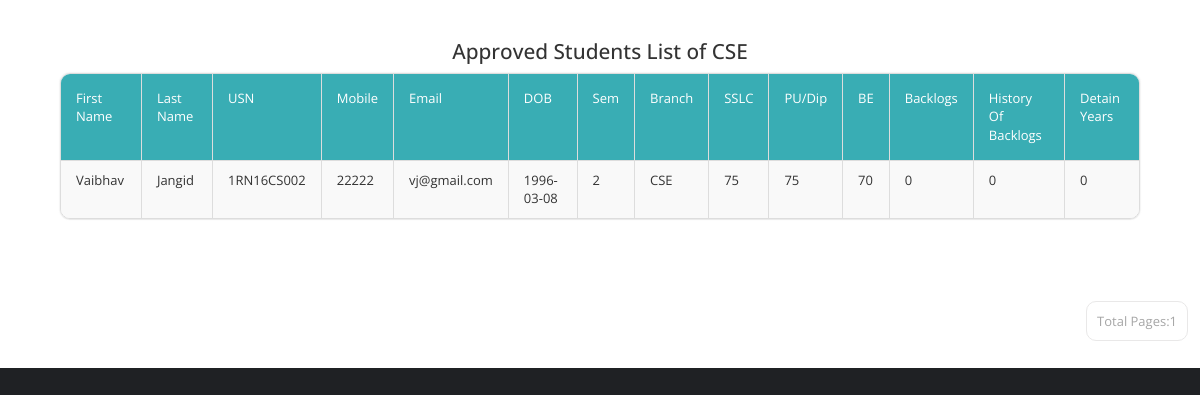
The page /Profilers/PProfile/cse.php (signed in) on the database its author committed.
### tables this page shows
CREATE TABLE `basicdetails` (
  `Id` int(11) NOT NULL,
  `FirstName` varchar(25) NOT NULL,
  `LastName` varchar(25) NOT NULL,
  `USN` varchar(10) NOT NULL,
  `Mobile` bigint(11) NOT NULL,
  `Email` varchar(255) NOT NULL,
  `DOB` date NOT NULL,
  `Sem` int(11) NOT NULL,
  `Branch` varchar(15) NOT NULL,
  `SSLC` float NOT NULL,
  `PU` float NOT NULL,
  `BE` float NOT NULL,
  `Backlogs` int(11) NOT NULL,
  `HofBacklogs` tinyint(1) NOT NULL,
  `DetainYears` int(11) NOT NULL,
  `Approve` tinyint(1) NOT NULL DEFAULT '0',
  `ApprovalDate` date NOT NULL
);

### Profilers/PProfile/cse.php (the view, shortened to what this page needs)
<!DOCTYPE html>
<html lang="en">
  <head>
    <link href="css/font-awesome.min.css" rel="stylesheet">
    <link href="css/bootstrap.min.css" rel="stylesheet">
    <link href="css/templatemo-style.css" rel="stylesheet">
  </head>
  <body>
  <div class="bg">
  <div class="templatemo-content-container">
 <center><h2>Approved Students List of CSE</h2></center>
          <div class="templatemo-content-widget no-padding">
            <div class="panel panel-default table-responsive">
			<table class="table table-striped table-bordered templatemo-user-table">
                <thead>
                  <tr>
                    <td><a class="white-text templatemo-sort-by">First Name </a></td>
                    <td><a  class="white-text templatemo-sort-by">Last Name </a></td>
                    <td><a  class="white-text templatemo-sort-by">USN </a></td>
                    <td><a  class="white-text templatemo-sort-by">Mobile </a></td>
					   <td><a  class="white-text templatemo-sort-by">Email </a></td>
                       <td><a  class="white-text templatemo-sort-by">DOB</a></td>
   <td><a  class="white-text templatemo-sort-by">Sem </a></td>
   <td><a  class="white-text templatemo-sort-by">Branch </a></td>
   <td><a  class="white-text templatemo-sort-by">SSLC </a></td>
   <td><a  class="white-text templatemo-sort-by">PU/Dip </a></td>
			      <td><a  class="white-text templatemo-sort-by">BE </a></td>
			      <td><a  class="white-text templatemo-sort-by">Backlogs </a></td>
				     <td><a class="white-text templatemo-sort-by">History Of Backlogs </a></td>
				     <td><a  class="white-text templatemo-sort-by">Detain Years </a></td>
				  </thead>
 <?php
$num_rec_per_page=2;
if (isset($_GET["page"])) { $page  = $_GET["page"]; } else { $page=1; };
$start_from = ($page-1) * $num_rec_per_page;
$sql = "SELECT * FROM basicdetails where Approve='1' and Branch='CSE' LIMIT $start_from, $num_rec_per_page";
$rs_result = mysql_query ($sql);
while ($row = mysql_fetch_assoc($rs_result))
{
            print "<tr>";
print "<td>" . $row['FirstName'] . "</td>";
print "<td>" . $row['LastName'] . "</td>";
print "<td>" . $row['USN'] . "</td>";
print "<td>" . $row['Mobile'] . "</td>";
print "<td>" . $row['Email'] . "</td>";
print "<td>" . $row['DOB'] . "</td>";
print "<td>" . $row['Sem'] . "</td>";
print "<td>" . $row['Branch'] . "</td>";
print "<td>" . $row['SSLC'] . "</td>";
print "<td>" . $row['PU'] . "</td>";
print "<td>" . $row['BE'] . "</td>";
print "<td>" . $row['Backlogs'] . "</td>";
print "<td>" . $row['HofBacklogs'] . "</td>";
print "<td>" . $row['DetainYears'] . "</td>";
print "</tr>";
}
?>
              </table>
			  </div>
			  </div>
			  </div>
   <div class="pagination-wrap">
   <ul class="pagination">
   <?php
$num_rec_per_page=2;
$sql = "SELECT * FROM basicdetails where Approve='1' and Branch='CSE'";
$rs_result = mysql_query($sql);
$total_records = mysql_num_rows($rs_result);
$totalpage = ceil($total_records / $num_rec_per_page);
$currentpage = (isset($_GET['page']) ? $_GET['page'] : 1);
	 if($currentpage == 0)
	{
	}
	else if( $currentpage >= 1  &&  $currentpage <= $totalpage  )
	{
	 echo "<li><a>Total Pages:".$totalpage."</a></li>";
}
 ?>
</ul>
</div>
</body>
</html>

### Profilers/PProfile/css/templatemo-style.css (style rules this page uses)
* { font-family: 'Open Sans', sans-serif; }
body { font-size: 13px; }
body, .templatemo-left-nav { background: #1f2124; }
.bg { background: #ffffff }
h1, h2, h3 { margin: 0; }
h2 { font-size: 1.6em; }
ul { list-style-type: none; margin: 0; padding: 0; }
.white-text { color: white; }
.templatemo-content-container { padding: 40px 50px; }
.templatemo-content-widget { border-radius: 10px; padding: 30px; position: relative; margin: 10px; box-shadow: 0px 0px 1px 1px rgba(161, 159, 159, 0.1); }
.templatemo-content-widget.no-padding { padding: 0; }
.panel { border-radius: 10px; }
.pagination-wrap { margin-right: 10px; text-align: right; }
.pagination>li>a { border-color: #E9E8E8; color: #a6a6a6; margin: 2px; padding: 10px; }
.pagination>li>a, .pagination>li:first-child>a, .pagination>li:last-child>a { border-radius: 10px; }
.table { margin-bottom: 0; }
.table>tbody>tr>td { padding: 10px 15px; }
.table>thead>tr>td { padding: 15px; }
.templatemo-user-table thead { background-color: #39ADB4; color: white; }
.panel>.table-responsive:last-child>.table:last-child, .panel>.table:last-child { border-bottom-right-radius: 10px; border-bottom-left-radius: 10px; }
.panel>.table:first-child { border-top-left-radius: 10px; border-top-right-radius: 10px; }

### rows shown on the page
basicdetails: FirstName "Vaibhav", LastName "Jangid", USN "1RN16CS002", Mobile "22222", Email "vj@gmail.com", DOB "1996-03-08", Sem "2", Branch "CSE", SSLC "75", PU "75", BE "70", Backlogs "0", HofBacklogs "0", DetainYears "0"

### other values the page prints
$totalpage "1"
